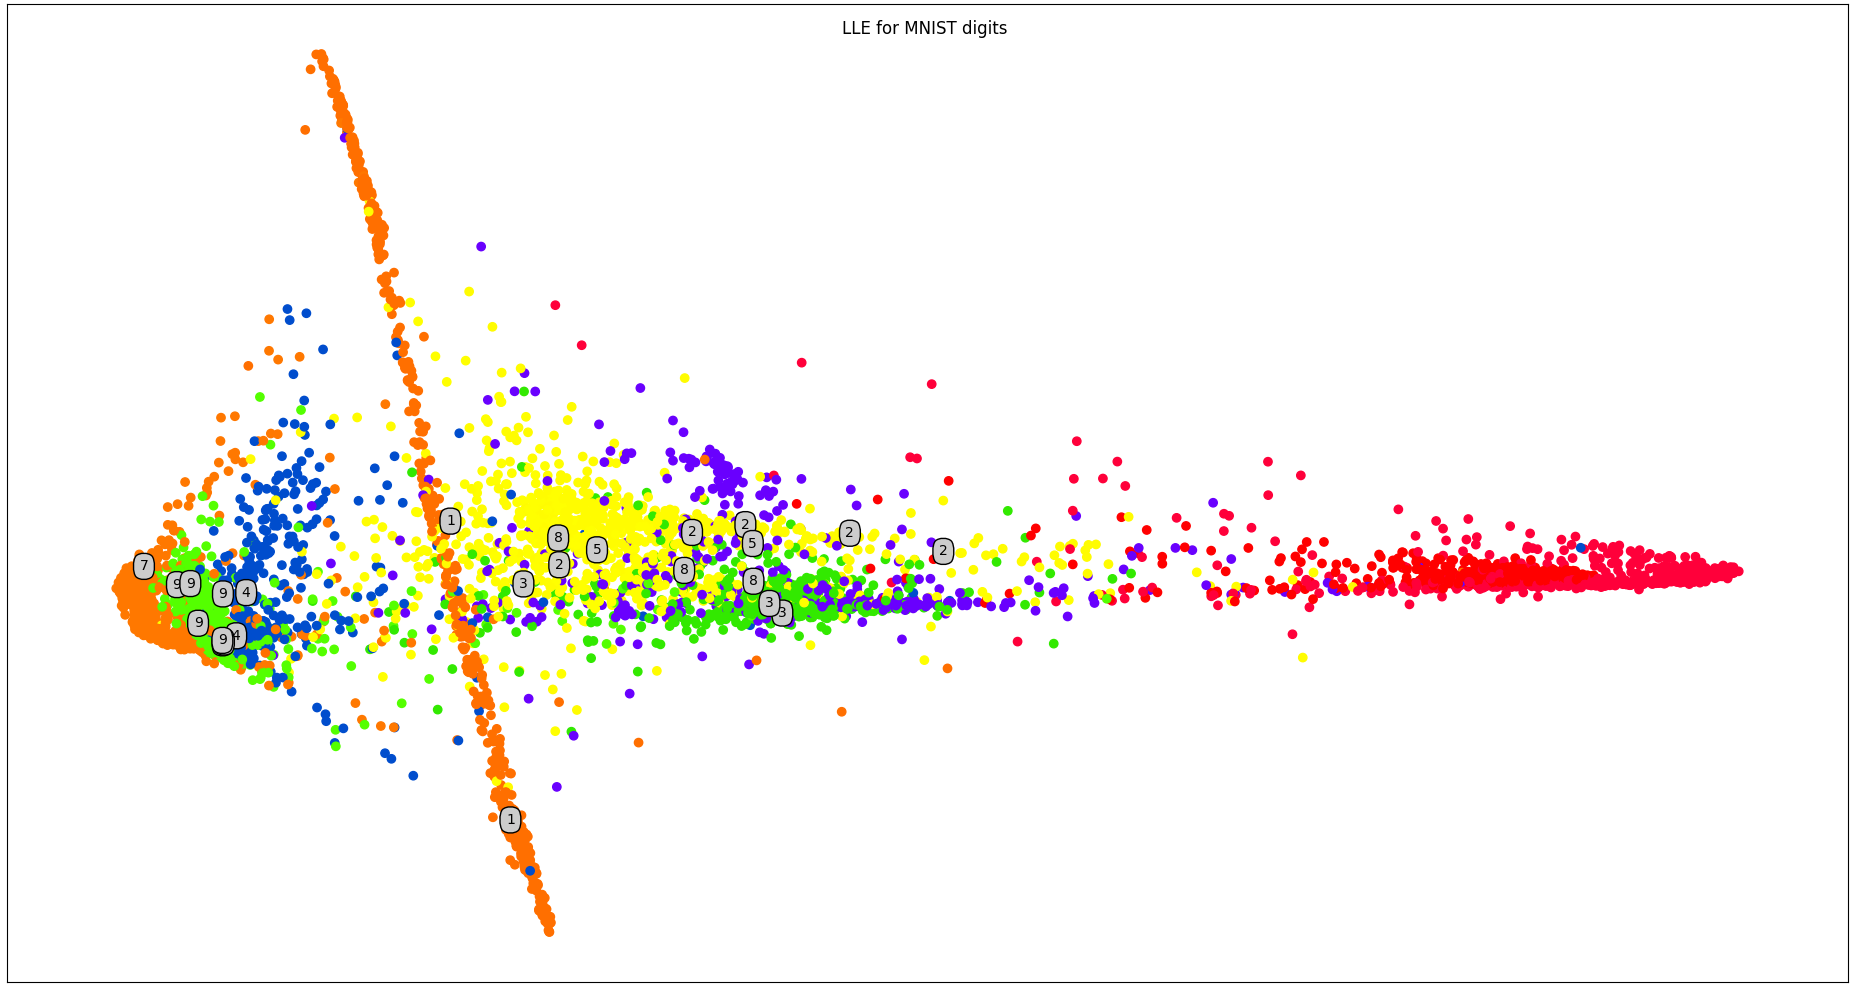

Here is the Python script that generated this plot:
import numpy as np
import matplotlib.pyplot as plt
from itertools import product
from sklearn.manifold import LocallyLinearEmbedding
from sklearn.datasets import fetch_mldata
from sklearn.utils import shuffle

mnist = fetch_mldata("MNIST Original")
mytargets = list(range(0,10))
#mytargets = [4,9]
XX_train, yy_train = mnist.data / 255., mnist.target
X_train=[]
y_train=[]
for i, label in enumerate(yy_train):
  if label in mytargets:
    X_train.append(XX_train[i])
    y_train.append(yy_train[i])
num_samples_to_plot = 5000
X_train, y_train = shuffle(X_train, y_train)
X_train, y_train = X_train[:num_samples_to_plot], y_train[:num_samples_to_plot]  # lets subsample a bit for a first impression

for digit in mytargets:
  instances=[i for i in y_train if i==digit]
  print ("Digit",digit,"appears ",len(instances), "times")

transformer = LocallyLinearEmbedding(n_neighbors = 10, n_components = 2,
                                     eigen_solver='auto', method='standard')
fig, plot = plt.subplots()
fig.set_size_inches(50, 50)
plt.prism()

X_transformed = transformer.fit_transform(X_train)
plot.scatter(X_transformed[:, 0], X_transformed[:, 1], c=y_train)
plot.set_xticks(())
plot.set_yticks(())

count=0;
plt.tight_layout()
plt.suptitle("LLE for MNIST digits ")
for label , x, y in zip(y_train, X_transformed[:, 0], X_transformed[:, 1]):
#Lets annotate every 1 out of 200 samples, otherwise graph will be cluttered with anotations
  if count % 200 == 0:
    plt.annotate(str(int(label)),xy=(x,y), color='black', weight='normal',size=10,bbox=dict(boxstyle="round4,pad=.5", fc="0.8"))
  count = count + 1
#plt.savefig("mnist_pca.png")
plt.show()
